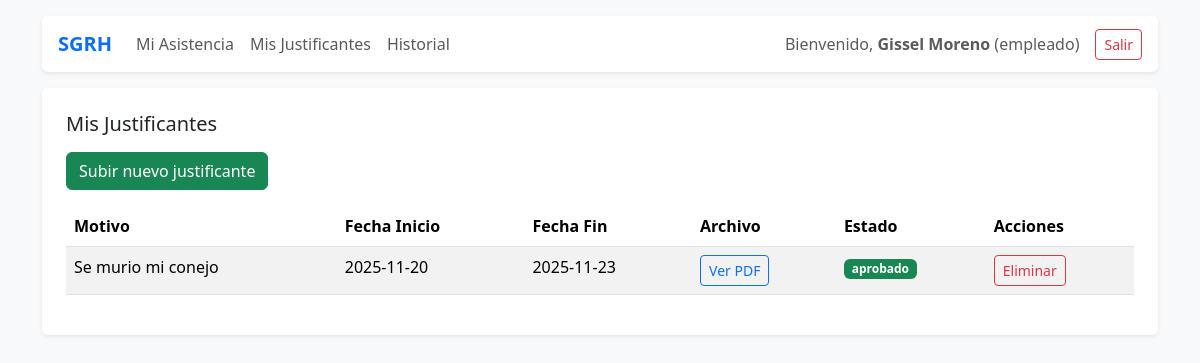
Screenshot of /public/?route=panel_justificante (signed in) with the database file from the repository.
### tables this page shows
CREATE TABLE `justificantes` (
  `id` int(11) NOT NULL AUTO_INCREMENT,
  `empleado_id` int(11) NOT NULL,
  `motivo` varchar(255) NOT NULL,
  `archivo` varchar(255) NOT NULL,
  `fecha_inicio` date NOT NULL,
  `fecha_fin` date NOT NULL,
  `estado` enum('pendiente','aprobado','rechazado') DEFAULT 'pendiente',
  `created_at` timestamp NOT NULL DEFAULT current_timestamp(),
  `updated_at` timestamp NOT NULL DEFAULT current_timestamp() ON UPDATE current_timestamp(),
  PRIMARY KEY (`id`),
  KEY `fk_justificante_empleado` (`empleado_id`),
  CONSTRAINT `fk_justificante_empleado` FOREIGN KEY (`empleado_id`) REFERENCES `empleados` (`id`) ON DELETE CASCADE ON UPDATE CASCADE
);

### app/core/Controller.php (called while the page is built, shortened)
<?php
class Controller {
    protected function view(string $template, array $data = []) {
        extract($data);
        $viewPath = __DIR__ . '/../views/' . $template . '.php';
        include __DIR__ . '/../views/layout/header.php';
        include __DIR__ . '/../views/layout/nav.php';
        include $viewPath;
        include __DIR__ . '/../views/layout/footer.php';
    }
}

### app/controllers/JustificanteController.php (called while the page is built, shortened)
<?php
class JustificanteController extends Controller {
    public function panelEmpleado() {
        $u = Auth::user();
        $justificantes = Justificante::porEmpleado($u['id']);
        $this->view('justificante/panel', compact('u', 'justificantes'));
    }
}

### app/models/Justificante.php (called while the page is built, shortened)
<?php
class Justificante {
    public static function porEmpleado($empleado_id) {
        $db = Database::getInstance();
        $stmt = $db->prepare("SELECT * FROM justificantes WHERE empleado_id = ? ORDER BY created_at DESC");
        $stmt->execute([$empleado_id]);
        return $stmt->fetchAll();
    }
}

### app/views/justificante/panel.php (the view, shortened to what this page needs)
<div class="p-4 bg-white shadow-sm rounded">
  <h5 class="mb-3">Mis Justificantes</h5>
  <div class="mb-3">
    <a href="/SGRH_PHP_MVC/public/?route=justificante_crear" class="btn btn-success">
      Subir nuevo justificante
    </a>
  </div>
  <?php if (!empty($justificantes)): ?>
  <div class="table-responsive">
    <table class="table table-striped">
      <thead>
        <tr>
          <th>Motivo</th>
          <th>Fecha Inicio</th>
          <th>Fecha Fin</th>
          <th>Archivo</th>
          <th>Estado</th>
          <th>Acciones</th>
        </tr>
      </thead>
      <tbody>
        <?php foreach ($justificantes as $j): ?>
        <tr>
          <td><?= htmlspecialchars($j['motivo']) ?></td>
          <td><?= htmlspecialchars($j['fecha_inicio']) ?></td>
          <td><?= htmlspecialchars($j['fecha_fin']) ?></td>
          <td>
            <a href="/SGRH_PHP_MVC/public/?route=justificante_ver&id=<?= $j['id'] ?>" target="_blank" class="btn btn-outline-primary btn-sm">
              Ver PDF
            </a>
          </td>
          <td>
            <?php
              $badge = [
                'pendiente' => 'warning',
                'aprobado' => 'success',
                'rechazado' => 'danger'
              ][$j['estado']] ?? 'secondary';
            ?>
            <span class="badge bg-<?= $badge ?>"><?= htmlspecialchars($j['estado']) ?></span>
          </td>
          <td>
            <form action="/SGRH_PHP_MVC/public/?route=justificante_eliminar" method="POST" style="display:inline;">
              <button type="submit" class="btn btn-outline-danger btn-sm" onclick="return confirm('¿Eliminar justificante?')">
                Eliminar
              </button>
            </form>
          </td>
        </tr>
        <?php endforeach; ?>
      </tbody>
    </table>
  </div>
  <?php else: ?>
    <p class="text-muted">No tienes justificantes registrados.</p>
  <?php endif; ?>
</div>

### rows the page displays
justificantes: motivo "Se murio mi conejo", fecha_inicio "2025-11-20", fecha_fin "2025-11-23", estado "aprobado"

### other values shown
$u['name'] "Gissel Moreno"
$u['role'] "empleado"
